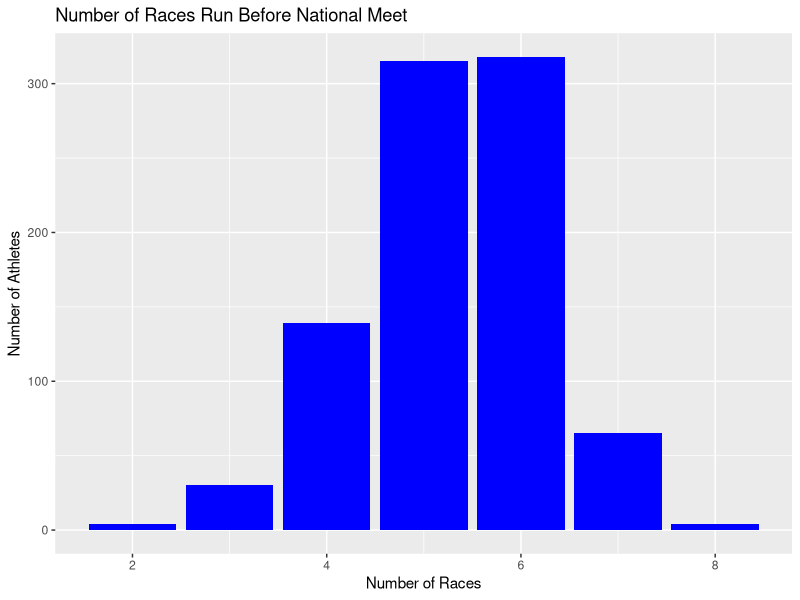
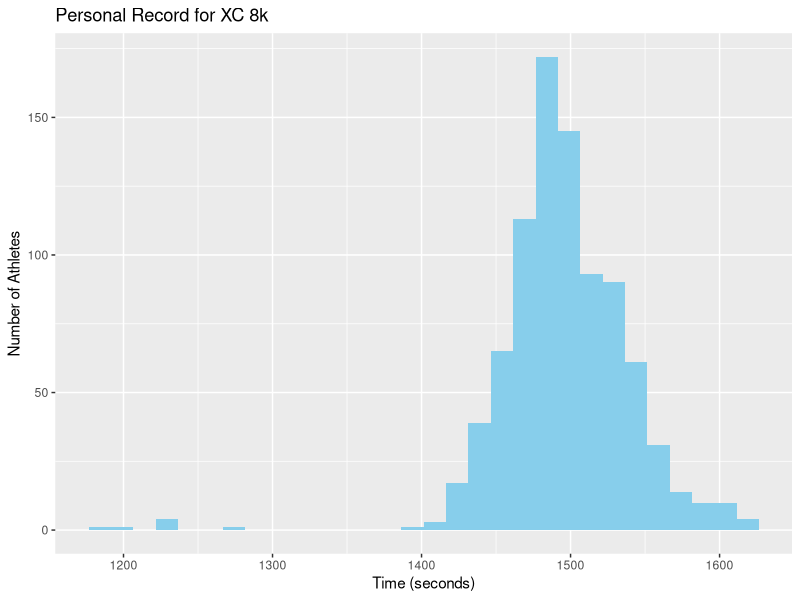
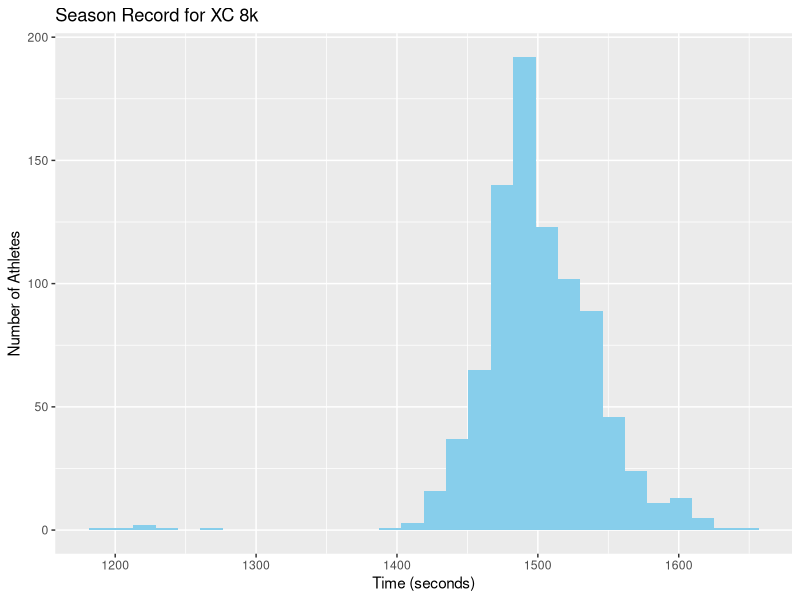
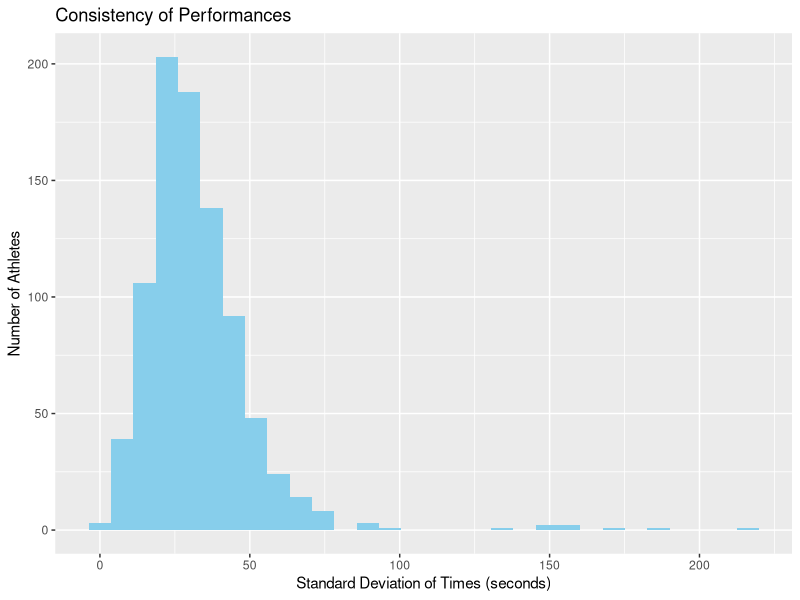
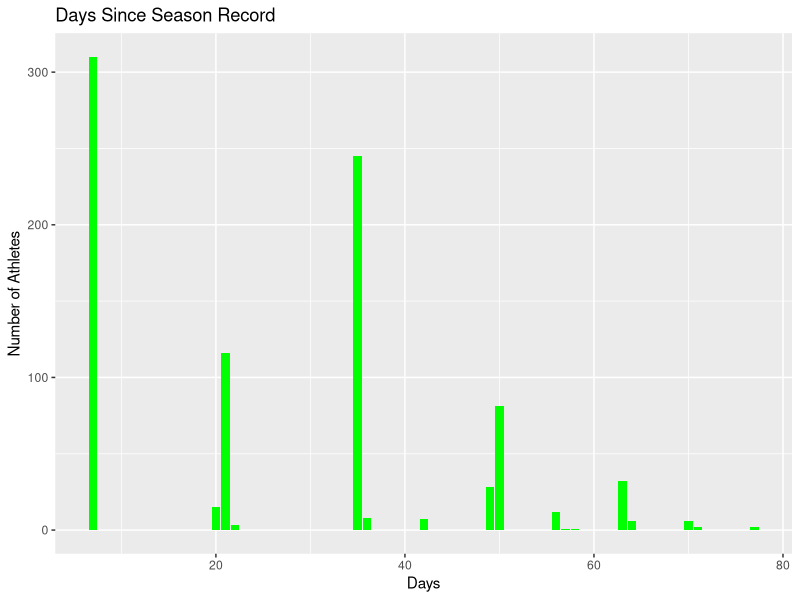
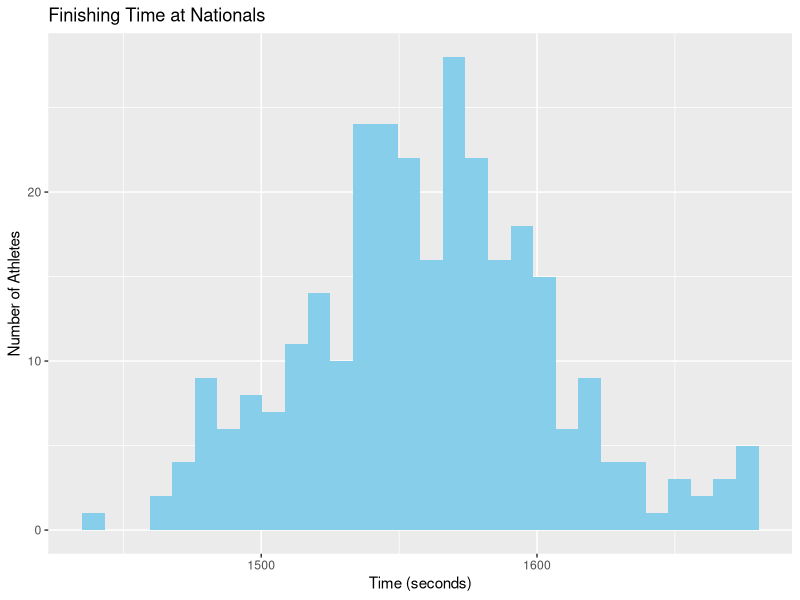
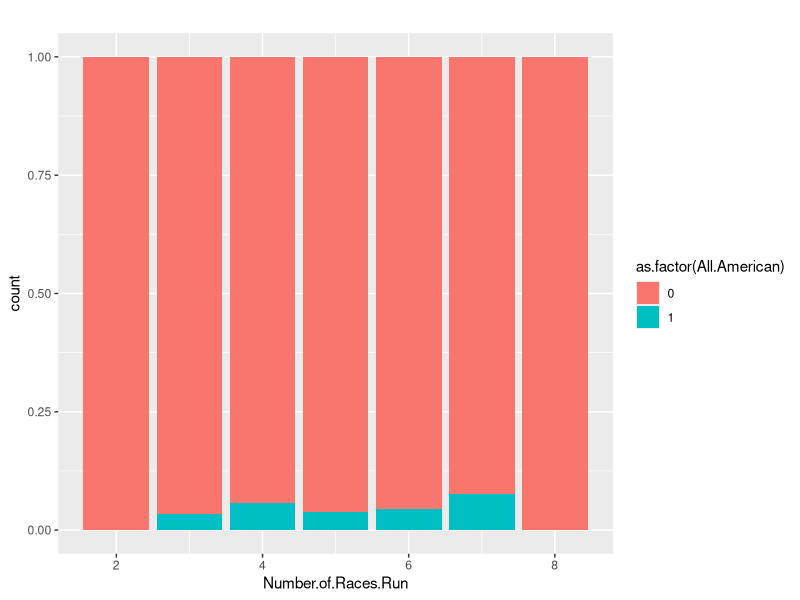
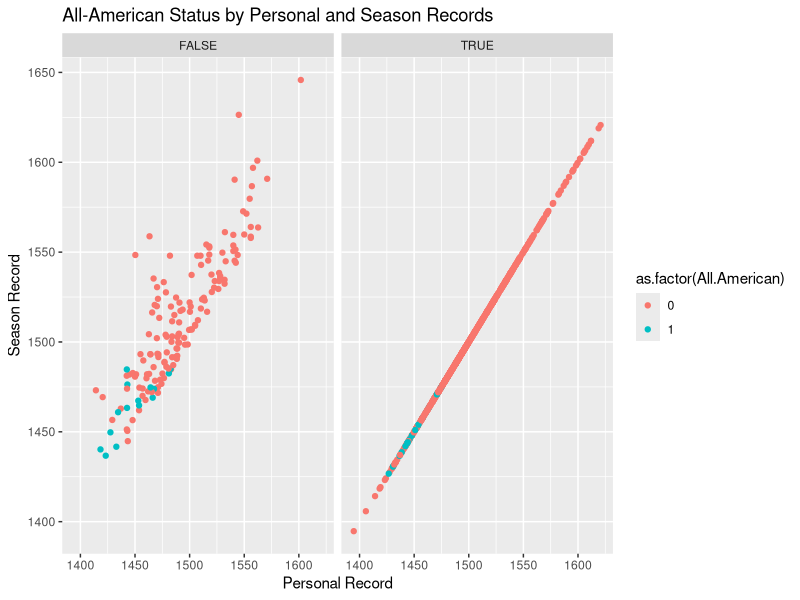

Generate these figures, in order, with R:
## ---- chunk 1
knitr::opts_chunk$set(echo = TRUE)
## ---- chunk 2
athlete_data <- read.csv("../data/athletes.csv")
race_data <- read.csv("../data/races.csv")
library(tidyverse)
## ---- chunk 3
ggplot(athlete_data, aes(Number.of.Races.Run)) +
  geom_bar(fill="blue") + 
  labs(title="Number of Races Run Before National Meet", x="Number of Races", y="Number of Athletes")
## ---- chunk 4
ggplot(athlete_data, aes(Personal.Record)) + 
  geom_histogram(fill="skyblue") +
  labs(title="Personal Record for XC 8k", x="Time (seconds)", y="Number of Athletes")
## ---- chunk 5
ggplot(athlete_data, aes(Season.Record)) + 
  geom_histogram(fill="skyblue") +
  labs(title="Season Record for XC 8k", x="Time (seconds)", y="Number of Athletes")
## ---- chunk 6
ggplot(athlete_data, aes(Consistency)) + 
  geom_histogram(fill="skyblue") +
  labs(title="Consistency of Performances", x="Standard Deviation of Times (seconds)", y="Number of Athletes")
## ---- chunk 7
ggplot(athlete_data, aes(Days.since.Season.PR)) + 
  geom_bar(fill="green") +
  labs(title="Days Since Season Record", x="Days", y="Number of Athletes")
## ---- chunk 8
ggplot(race_data, aes(Time)) + 
  geom_histogram(fill="skyblue") +
  labs(title="Finishing Time at Nationals", x="Time (seconds)", y="Number of Athletes")
## ---- chunk 9
ggplot(athlete_data, aes(x=Number.of.Races.Run, fill=as.factor(All.American))) +
  geom_bar(position="fill") + 
  labs(title="")
## ---- chunk 10
athlete_data %>%
  filter(Personal.Record>1350) %>%
  ggplot(aes(x=Personal.Record, y=Season.Record, color=as.factor(All.American))) +
    geom_point() +
    facet_wrap(~Season.Record==Personal.Record) +
    labs(title = "All-American Status by Personal and Season Records", x="Personal Record", y="Season Record")
## ---- chunk 11

